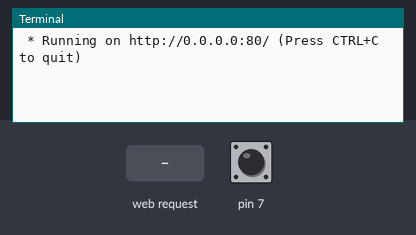
Recording of a program running on a simulated Raspberry Pi (header pin numbers). Parts: the last lines printed to the terminal. The inputs (shaded band) are chosen by the test bench; at power-on: pin 7 HIGH. The clock reads 2024-03-15 10:24:30 at power-on unless the program sets it.

Above: at 1.2 s.
1.3 s: HTTP request for /index received
At 2.5 s:
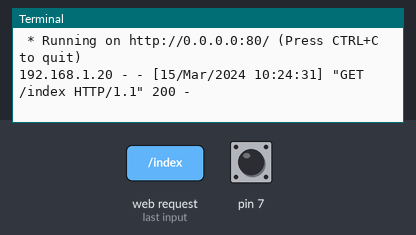
2.8 s: HTTP request for / received
At 3.5 s:
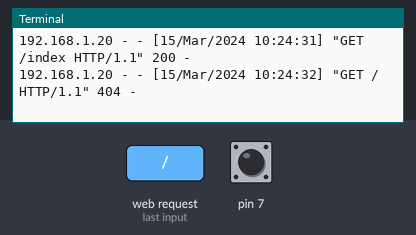
4.3 s: pin 7 pulsed LOW 5 times (0.12 s each, 0.3 s apart)
At 6.4 s:
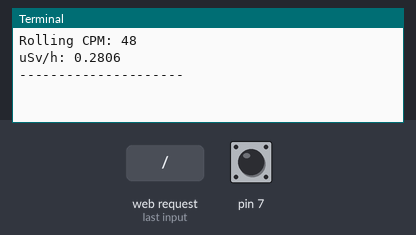

The program:

geiger.py
```python
#!/usr/bin/env python3
import time
import RPi.GPIO as GPIO
from flask import Flask, jsonify, render_template

app = Flask(__name__)

# Counts Per Minute and uSv/h initialization
cpm = 0
counts = 0
usvh_ratio = 0.00584666666667   # Conversion factor from CPM to uSv/h  previously used 0.00812037037037  also 0.00584666666667
usvh = 0  # Initialize microsieverts per hour

# Time tracking
current_time = int(time.time())
avg_over = 5  # seconds - pick one of 5, 10, 15, 30, 60
start_time = current_time  # Time the application started

@app.route("/index")
def index():
    return render_template('index.html')

@app.route("/data")
def get_data():
    # Returns the current CPM and uSv/h as JSON
    return jsonify({
        'cpm': cpm,
        'usvh': usvh
    })

def log_to_terminal():
    """
    Logs the CPM and uSv/h to the terminal, similar to how it would be done in the Arduino code.
    """
    minutes_running = (int(time.time()) - start_time) / 60  # Calculate minutes since the start
    if minutes_running < 1:
        minutes_running = 1  # Ensure at least 1 minute is used for calculations

    #print(f"Total clicks since start: {counts}")
    print(f"Rolling CPM: {cpm}")
    print(f"uSv/h: {usvh:.4f}")
    print("---------------------\n")
    #print(f"Minutes since start: {minutes_running:.2f}\n")

def on_event(channel):
    global counts, cpm, usvh, current_time
    counts += 1  # Increment the count every time an event occurs (a pulse detected)

    # Update CPM and uSv/h at regular intervals (every 'avg_over' seconds)
    if int(time.time()) >= current_time + avg_over:
        # Calculate counts per minute based on events in the last `avg_over` seconds
        cpm = counts * (60 // avg_over)

        # Calculate uSv/h based on the counts using the provided ratio
        usvh = cpm * usvh_ratio  # uSv/h is proportional to CPM

        # Log the values to the terminal (console)
        log_to_terminal()

        counts = 0  # Reset counts for the next period
        current_time = int(time.time())  # Reset current time

# Set up GPIO pin for input (use the appropriate pin for your hardware)
GPIO.setmode(GPIO.BOARD)
GPIO.setup(7, GPIO.IN)
GPIO.add_event_detect(7, GPIO.FALLING, callback=on_event)

if __name__ == '__main__':
    # Run the Flask app
    app.run(ssl_context=('cert.pem', 'key.pem'), host="0.0.0.0", port=80, debug=False)
```

Measured:
- after the input at 1.3 s, the terminal: prints a new line at once (image 1)
- after the input at 2.8 s, the terminal: prints a new line at once (image 2)
- after the input at 4.3 s, the terminal: prints a new line after 0.90 s (image 3)
